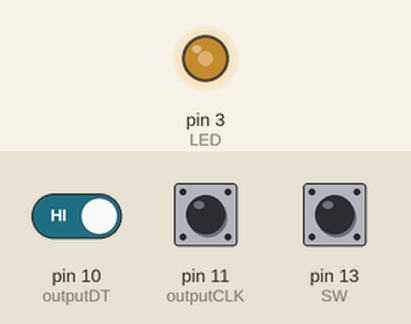
The sketch below on a simulated Arduino Uno, built with avr-gcc and run on an emulated ATmega328P. On the bench: output pins drawn as LEDs (lit = HIGH). The test bench sets the inputs (shaded band); at power-on: pin 11 (outputCLK) HIGH, pin 10 (outputDT) HIGH, pin 13 (SW) HIGH. What the sketch prints to the serial monitor is not drawn.

Above: at 1.2 s.
1.3 s: pin 11 (outputCLK) pulled LOW for 0.15 s
At 2.1 s:
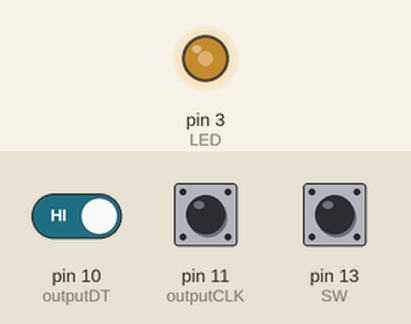
2.9 s: pin 10 (outputDT) driven LOW and pin 11 (outputCLK) driven LOW
At 3.8 s:
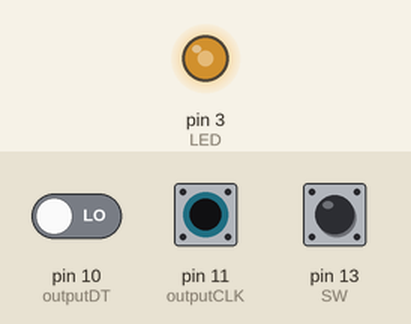
4.4 s: pin 11 (outputCLK) driven HIGH
At 5.0 s:
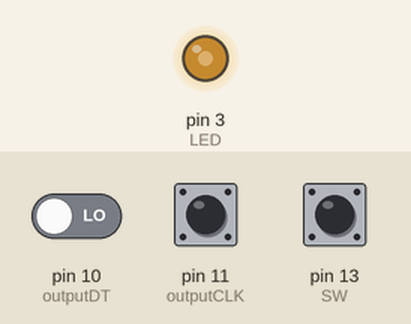
5.9 s: pin 11 (outputCLK) driven LOW
At 7.3 s:
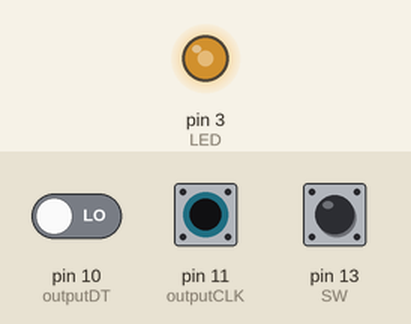
Timing chart, 0 to 8.4 s (numbered marks = the images above; inputs shaded):
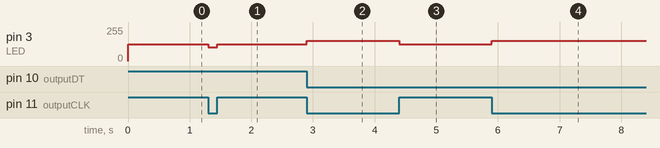

The sketch:

Encoder.ino
```cpp
int SW=13;
int outputCLK=11;
int outputDT=10;
int most=1;
int ezelott=1;
int szamlalo=50;
int LED=3;
byte fenyEro=0;

void setup() {
  Serial.begin(9600);
  Serial.println("Encoder kezelő program!");
  for(int i=10;i<=13;i++) pinMode(i, INPUT_PULLUP);
  pinMode(LED, OUTPUT);
  //digitalWrite(LED, 1);

}

void loop() {
  if(digitalRead(SW)==0) {szamlalo=50;}

  most=digitalRead(outputCLK);
  if (most != ezelott)
  {
    if(digitalRead(outputDT) != most) { szamlalo=szamlalo-10;}
      else { szamlalo=szamlalo+10;}
     szamlalo=constrain(szamlalo, 0,100);
     Serial.print("A fényerő: ");
    Serial.println(szamlalo);
    Serial.print("%");

  }
   ezelott=most;
   fenyEro=map(szamlalo,0,100,0,255);
   analogWrite(LED, fenyEro);


   }
```

Measured:
- after the input at 1.3 s, pin 3 (LED): 127/255 → 102/255 at once, → 127/255 0.15 s later
- after the input at 2.9 s, pin 3 (LED): 127/255 → 153/255 at once
- after the input at 4.4 s, pin 3 (LED): 153/255 → 127/255 at once
- after the input at 5.9 s, pin 3 (LED): 127/255 → 153/255 at once
